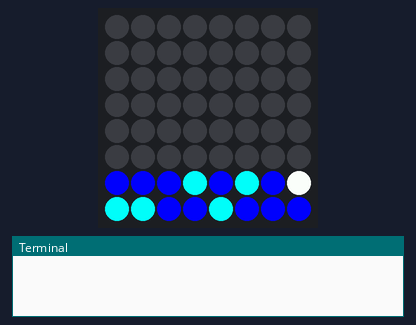
A program run on a simulated Raspberry Pi (BCM pin numbers) with a Sense HAT. Shown: the Sense HAT's 8×8 RGB LED matrix, the last lines printed to the terminal. Dim RGB values are drawn brighter than linear; random numbers come from a fixed seed; the pygame window is not drawn; the 64×8 strip is a reading aid, not a part: it shows the text the matrix is scrolling, unrolled, one strip-width of it at a time; sound played through the audio output is not drawn and takes no time.

Above: at 0.23 s.
At 7.84 s:
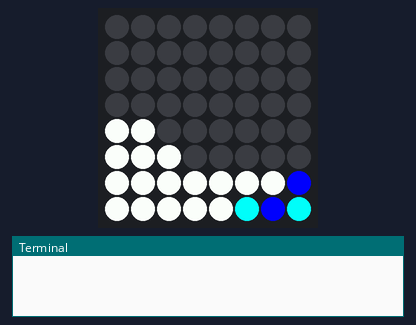
At 16.1 s:
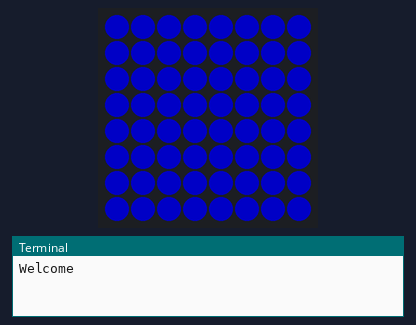
At 17.1 s:
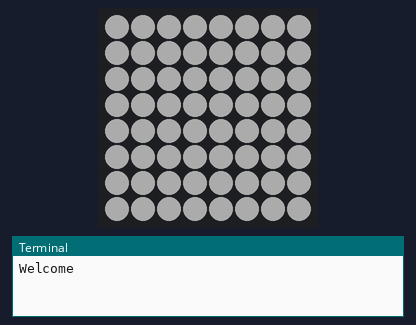
At 18.1 s:
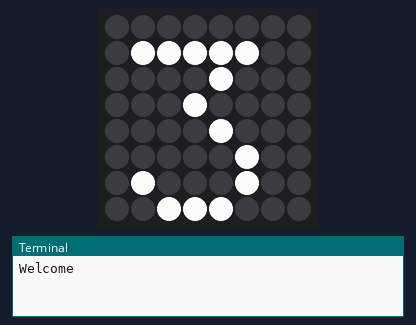
At 20.1 s:
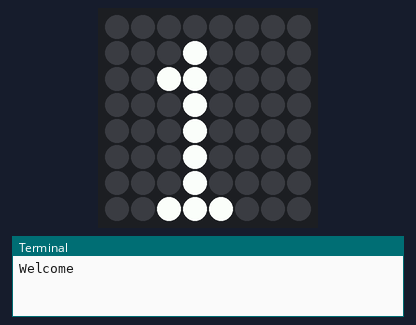

The program:

Battleships_Game.py
```python
################################################
### Battleships coded by TeCoEd ################
################################################

'''Text to Speach from http://www.fromtexttospeech.com/'''

import random
import time
import pygame
from pygame.locals import *
from sense_hat import SenseHat

pygame.init()
pygame.mixer.init()
pygame.display.set_mode((400, 400))
sense = SenseHat()
#sense.low_light = True '''enable to turn down brightness'''

global x #led position
global y
global score
x = 0
y = 0
score = 0

#################################################
######## Main Game Function #####################
#################################################

def main():
    global x
    global y
    global score

    '''Creates a hidden list of ships, ammo and sea'''
    Sea2 = []

    '''colours for ships and water'''
    ship = [160, 200, 140]
    water = [0, 0, 255]
    hit = [255, 0, 0]
    ammo = [255, 255, 0]

    '''Creates a random mix of ships and water in a new hidden list'''
    for i in Sea:
        item = random.randrange(1, 6)
        if item == 1:
            Sea2.append(ship)
        elif item == 2:
            Sea2.append(water)
        elif item == 3:
            Sea2.append(water)
        elif item == 4:
            Sea2.append(water)
        elif item == 5:
            Sea2.append(ammo)

    '''Counts how many ships there are in the sea'''
    '''Looks through Sea2 list and counts number of ships'''
    number_of_ships = 0
    for entry in Sea2:
        if entry == [160, 200, 140]:
            number_of_ships = number_of_ships + 1

    print("Number of Ships to find", number_of_ships)
    sense.show_message(str(number_of_ships), text_colour=[255, 0, 0])
    '''Sets the number of torpedos to match the ships'''
    torpedos = number_of_ships + 5

    #######################################################
    ############ Code to control joystick #################
    ### controls the movement of the targetting system ####
    #######################################################

    while torpedos > 0:
        for event in pygame.event.get():
            if event.type == KEYDOWN:
                sense.set_pixel(x, y, 0, 0, 0)  # Black 0,0,0 means OFF

                if event.key == K_DOWN and y < 7:
                    y = y + 1
                elif event.key == K_UP and y > 0:
                    y = y - 1
                elif event.key == K_RIGHT and x < 7:
                    x = x + 1
                elif event.key == K_LEFT and x > 0:
                    x = x - 1
                elif event.key == K_RETURN:
                    print (x)
                    print (y)
                    torpedos = torpedos - 1
                    print ("You have", torpedos, "torpedos")

                    '''calculate your position on the grid as a 2d array'''
                    your_position = (y*8)+x

                    '''check what you hit and update the list'''

                    if Sea2[your_position] == ship:
                        print ("HIT")
                        Sea[your_position] = hit
                        sense.set_pixels(Sea)

                        ### sound ###
                        pygame.mixer.music.load("sounds/impact.mp3")
                        pygame.mixer.music.play()
                        time.sleep(4)

                        number_of_ships = number_of_ships - 1
                        print ("There are", number_of_ships, "left to find")

                        pygame.mixer.music.load("sounds/shipsleft.mp3")
                        pygame.mixer.music.play()
                        sense.show_message(str(number_of_ships), text_colour=[255, 0, 0])

                        score = score + 1

                    elif Sea2[your_position] == water:
                        print ("MISS")
                        Sea[your_position] = water
                        sense.set_pixels(Sea)

                        ### sound ###
                        pygame.mixer.music.load("sounds/miss.mp3")
                        pygame.mixer.music.play()
                        time.sleep(1)

                    elif Sea2[your_position] == ammo:

                        Sea[your_position] = ammo
                        sense.set_pixels(Sea)
                        torpedos = torpedos + 1

                        ### ammo up sound ###
                        pygame.mixer.music.load("sounds/ammo.mp3")
                        pygame.mixer.music.play()
                        time.sleep(3)


            sense.set_pixel(x, y, 0, 255, 0) #colour of pixel for location target

    pygame.mixer.music.load("sounds/gameover.mp3")
    pygame.mixer.music.play()

    print ("TEST GAME OVER")

    sense.show_message("Game Over", text_colour=[0, 255, 255], scroll_speed=0.07) #change to an animation

    pygame.mixer.music.load("sounds/gameover_spoken.mp3")
    pygame.mixer.music.play()
    time.sleep(2)

    #### add a score
    pygame.mixer.music.load("sounds/yourscoreis.mp3")
    pygame.mixer.music.play()
    time.sleep(1)

    sense.show_message(str(score), text_colour=[0, 200, 255])

    print ("There are", number_of_ships, "ships left")

    if number_of_ships == 0:
        print ("WELL DONE, TOP JOB") #ADD SOME ANIMATION
        sense.show_message("TOP JOB", text_colour=[0, 255, 255])
        pygame.mixer.music.load("sounds/winner.mp3") ## add a sea sound
        pygame.mixer.music.play()
        time.sleep(3)
    else:
        print ("better luck next time") #ADD SOME ANIMATION
        pygame.mixer.music.load("sounds/nexttime.mp3") ## add a sea sound
        pygame.mixer.music.play()


   ### end of game ###


#####################################################
########### Intro to Game  ##########################
#####################################################


### intro music ###
pygame.mixer.music.load("sounds/intro.mp3") ## add a sea sound
pygame.mixer.music.play()

import intro_ship

##### Welcome Message ###
sense.show_message("BATTLE SHIPS!", text_colour=[150, 150, 190], back_colour=[0, 0, 100])


play_game = True

### add main def and play again###
while play_game == True:
    play_again = 1
    print ("Welcome")
    time.sleep(1)

    S = [49, 49, 49] ### change to 000
    '''Creates a grid of 64 blue pixels, the sea'''
    Sea = [
    S, S, S, S, S, S, S, S, S, S, S, S, S, S, S, S, S, S, S, S, S, S, S, S, S, S, S, S, S, S, S, S, S, S, S, S, S, S, S, S, S, S, S, S, S, S, S, S, S, S, S, S, S, S, S, S, S, S, S, S, S, S, S, S
    ]

    sense.set_pixels(Sea)
    time.sleep(1)

    pygame.mixer.music.stop()

    pygame.mixer.music.load("sounds/getready.mp3") ## add a sea sound
    pygame.mixer.music.play()

    for num in reversed(range(1,4)):
        sense.show_letter(str(num))
        time.sleep(1)

    pygame.mixer.music.load("sounds/go.mp3")
    pygame.mixer.music.play()

    ### Begin the main game ###
    main()

    ### Play again? ###
    print ("Would you like to play again? ")

    sense.load_image("choice.png")
    pygame.mixer.music.load("sounds/playagain.mp3")
    pygame.mixer.music.play()
    while play_again == 1:
        for event in pygame.event.get():
            if event.type == KEYDOWN:
                    if event.key == K_DOWN:
                        play_again = 0
                        play_game = False
                        pygame.mixer.music.load("sounds/soon.mp3")
                        pygame.mixer.music.play()
                        print ("Bye Bye")
                        import end_animation
                        break

                    elif event.key == K_UP:
                        play_again = 0
```

Source omitted: intro_ship.py (data table, 18545 bytes)

Measured:
- what the display in image 2 shows lasts 1.0 s, from 16.1 s to 17.1 s
